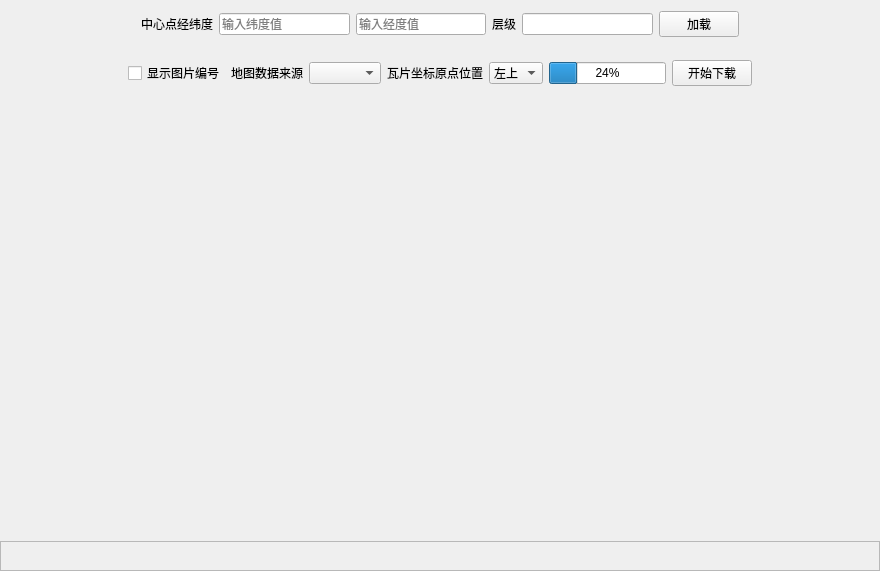
<?xml version="1.0" encoding="UTF-8"?>
<ui version="4.0">
 <class>MainWindow</class>
 <widget class="QMainWindow" name="MainWindow">
  <property name="geometry">
   <rect>
    <x>0</x>
    <y>0</y>
    <width>880</width>
    <height>571</height>
   </rect>
  </property>
  <property name="windowTitle">
   <string>MainWindow</string>
  </property>
  <widget class="QWidget" name="centralWidget">
   <layout class="QVBoxLayout" name="verticalLayout" stretch="0,0,0,0">
    <property name="spacing">
     <number>1</number>
    </property>
    <property name="leftMargin">
     <number>0</number>
    </property>
    <property name="topMargin">
     <number>0</number>
    </property>
    <property name="rightMargin">
     <number>0</number>
    </property>
    <property name="bottomMargin">
     <number>0</number>
    </property>
    <item>
     <widget class="QFrame" name="load_frame">
      <property name="sizePolicy">
       <sizepolicy hsizetype="Preferred" vsizetype="Fixed">
        <horstretch>0</horstretch>
        <verstretch>0</verstretch>
       </sizepolicy>
      </property>
      <layout class="QHBoxLayout" name="horizontalLayout">
       <item>
        <spacer name="horizontalSpacer">
         <property name="orientation">
          <enum>Qt::Horizontal</enum>
         </property>
         <property name="sizeHint" stdset="0">
          <size>
           <width>40</width>
           <height>20</height>
          </size>
         </property>
        </spacer>
       </item>
       <item>
        <widget class="QLabel" name="label">
         <property name="text">
          <string>中心点经纬度</string>
         </property>
        </widget>
       </item>
       <item>
        <widget class="QLineEdit" name="lat">
         <property name="placeholderText">
          <string>输入纬度值</string>
         </property>
        </widget>
       </item>
       <item>
        <widget class="QLineEdit" name="lon">
         <property name="placeholderText">
          <string>输入经度值</string>
         </property>
        </widget>
       </item>
       <item>
        <widget class="QLabel" name="label_3">
         <property name="text">
          <string>层级</string>
         </property>
        </widget>
       </item>
       <item>
        <widget class="QLineEdit" name="zoom"/>
       </item>
       <item>
        <widget class="QPushButton" name="load">
         <property name="text">
          <string>加载</string>
         </property>
        </widget>
       </item>
       <item>
        <spacer name="horizontalSpacer_2">
         <property name="orientation">
          <enum>Qt::Horizontal</enum>
         </property>
         <property name="sizeHint" stdset="0">
          <size>
           <width>40</width>
           <height>20</height>
          </size>
         </property>
        </spacer>
       </item>
      </layout>
     </widget>
    </item>
    <item>
     <widget class="QFrame" name="ctrl_frame">
      <property name="sizePolicy">
       <sizepolicy hsizetype="Preferred" vsizetype="Fixed">
        <horstretch>0</horstretch>
        <verstretch>0</verstretch>
       </sizepolicy>
      </property>
      <layout class="QHBoxLayout" name="horizontalLayout_2">
       <item>
        <spacer name="horizontalSpacer_3">
         <property name="orientation">
          <enum>Qt::Horizontal</enum>
         </property>
         <property name="sizeHint" stdset="0">
          <size>
           <width>40</width>
           <height>20</height>
          </size>
         </property>
        </spacer>
       </item>
       <item>
        <widget class="QCheckBox" name="image_num">
         <property name="text">
          <string>显示图片编号</string>
         </property>
        </widget>
       </item>
       <item>
        <widget class="QLabel" name="label_4">
         <property name="text">
          <string>地图数据来源</string>
         </property>
        </widget>
       </item>
       <item>
        <widget class="QComboBox" name="source"/>
       </item>
       <item>
        <widget class="QLabel" name="label_2">
         <property name="text">
          <string>瓦片坐标原点位置</string>
         </property>
        </widget>
       </item>
       <item>
        <widget class="QComboBox" name="origin_pos">
         <item>
          <property name="text">
           <string>左上</string>
          </property>
         </item>
         <item>
          <property name="text">
           <string>左下</string>
          </property>
         </item>
        </widget>
       </item>
       <item>
        <widget class="QProgressBar" name="progressBar">
         <property name="value">
          <number>24</number>
         </property>
        </widget>
       </item>
       <item>
        <widget class="QPushButton" name="download">
         <property name="text">
          <string>开始下载</string>
         </property>
        </widget>
       </item>
       <item>
        <spacer name="horizontalSpacer_4">
         <property name="orientation">
          <enum>Qt::Horizontal</enum>
         </property>
         <property name="sizeHint" stdset="0">
          <size>
           <width>40</width>
           <height>20</height>
          </size>
         </property>
        </spacer>
       </item>
      </layout>
     </widget>
    </item>
    <item>
     <widget class="QFrame" name="ecdis_frame">
      <layout class="QVBoxLayout" name="verticalLayout_2">
       <property name="spacing">
        <number>0</number>
       </property>
       <property name="leftMargin">
        <number>0</number>
       </property>
       <property name="topMargin">
        <number>0</number>
       </property>
       <property name="rightMargin">
        <number>0</number>
       </property>
       <property name="bottomMargin">
        <number>0</number>
       </property>
      </layout>
     </widget>
    </item>
    <item>
     <widget class="QFrame" name="pos_frame">
      <property name="sizePolicy">
       <sizepolicy hsizetype="Preferred" vsizetype="Fixed">
        <horstretch>0</horstretch>
        <verstretch>0</verstretch>
       </sizepolicy>
      </property>
      <property name="minimumSize">
       <size>
        <width>0</width>
        <height>30</height>
       </size>
      </property>
      <property name="maximumSize">
       <size>
        <width>16777215</width>
        <height>30</height>
       </size>
      </property>
      <property name="frameShape">
       <enum>QFrame::StyledPanel</enum>
      </property>
      <property name="frameShadow">
       <enum>QFrame::Raised</enum>
      </property>
      <layout class="QHBoxLayout" name="horizontalLayout_3">
       <property name="spacing">
        <number>0</number>
       </property>
       <property name="leftMargin">
        <number>0</number>
       </property>
       <property name="topMargin">
        <number>0</number>
       </property>
       <property name="rightMargin">
        <number>0</number>
       </property>
       <property name="bottomMargin">
        <number>0</number>
       </property>
       <item>
        <widget class="QLabel" name="pos_label">
         <property name="text">
          <string/>
         </property>
         <property name="alignment">
          <set>Qt::AlignCenter</set>
         </property>
        </widget>
       </item>
      </layout>
     </widget>
    </item>
   </layout>
  </widget>
 </widget>
 <layoutdefault spacing="6" margin="11"/>
 <resources/>
 <connections/>
</ui>
